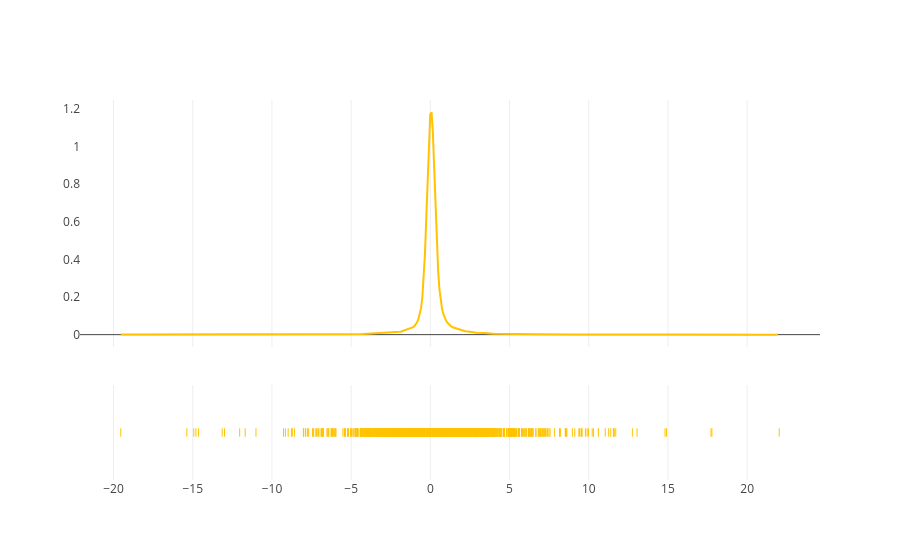

The cell this chart's notebook holds for it:
### Code cell
fig.update_layout(template='ygridoff',showlegend=False)

### Figure 1 — Plotly figure (JSON) as saved in the notebook; plotly's stock layout.template omitted (floating-point values rounded to 4 significant figures; data arrays with more than 128 entries replaced by an {"elided": "..."} marker saying what was removed)
{"data": [{"legendgroup": "self", "marker": {"color": "#FFC300"}, "mode": "lines", "name": "self", "showlegend": true, "x": {"elided": "500 float values"}, "xaxis": "x", "y": {"elided": "500 float values"}, "yaxis": "y", "type": "scatter"}, {"legendgroup": "self", "marker": {"color": "#FFC300", "symbol": "line-ns-open"}, "mode": "markers", "name": "self", "showlegend": false, "x": {"elided": "11232 float values"}, "xaxis": "x", "y": {"elided": "11232 str values"}, "yaxis": "y2", "type": "scatter"}], "layout": {"barmode": "overlay", "hovermode": "closest", "legend": {"traceorder": "reversed"}, "xaxis": {"anchor": "y2", "domain": [0.0, 1.0], "zeroline": false}, "yaxis": {"anchor": "free", "domain": [0.35, 1], "position": 0.0}, "yaxis2": {"anchor": "x", "domain": [0, 0.25], "dtick": 1, "showticklabels": false}, "showlegend": false}}
